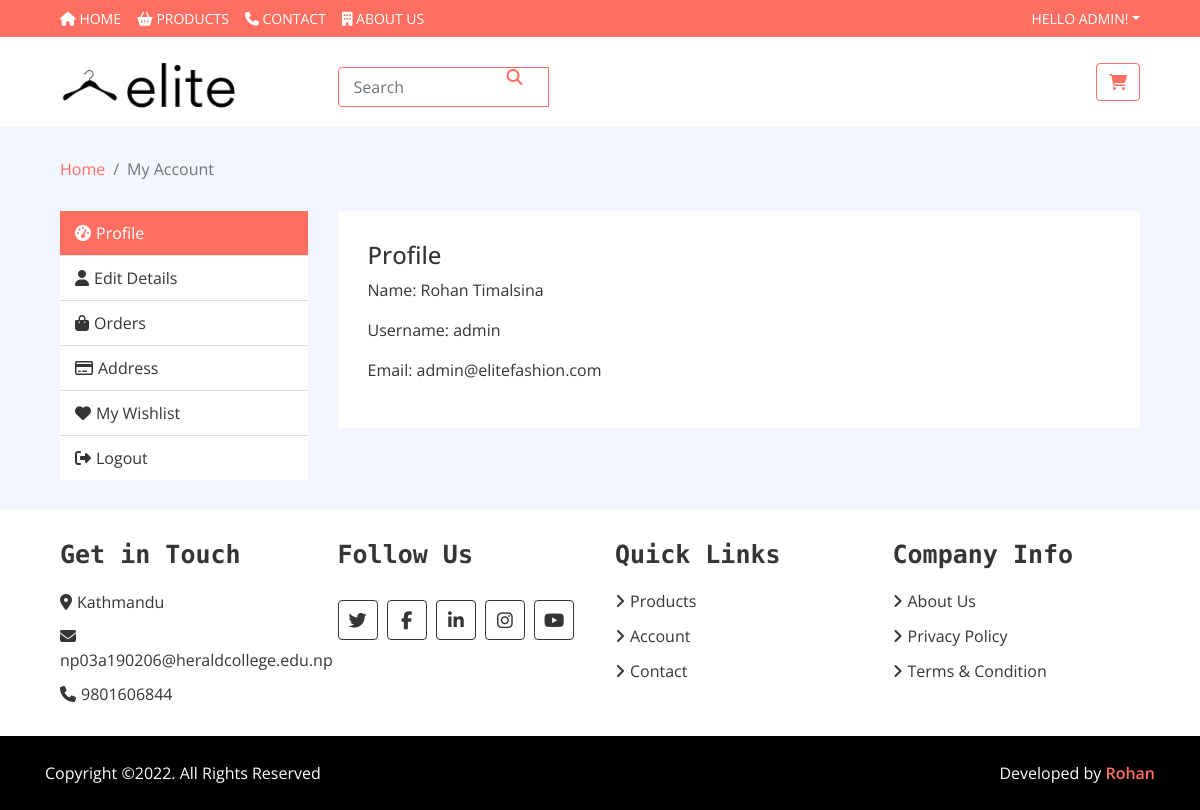
Screenshot of /myaccount/ (signed in) with the database file from the repository.
### store/models.py (models this page shows)
class Detail(models.Model):
    email = models.EmailField()
    contact = models.CharField(max_length=12)
    address = models.CharField(max_length=100)
    class Meta:
        verbose_name_plural='Details'

### accounts/views.py (the view)
# urls.py: path('myaccount/', views.myaccount, name="myaccount"),
def myaccount(request):
    details=Detail.objects.all().order_by('-id')
    orders = Order.objects.filter(user=request.user).order_by('-id')
    address = Address.objects.filter(user=request.user)
    if request.method=='POST':
        form=ProfileForm(request.POST,instance=request.user)
        if form.is_valid():
            form.save()
            messages.success(request, "Your profile has been updated.")
    form=ProfileForm(instance=request.user)
    return render(request, "accounts/myaccount.html",{'details':details,'orders':orders,'address':address,'form':form})

### accounts/forms.py
class ProfileForm(UserChangeForm):
	class Meta:
		model=User
		fields=('first_name','last_name','email','username')

### templates/accounts/myaccount.html (shortened to what this page needs)
{% extends 'base.html' %}
{% block content %}
{% load static %}
        <div class="breadcrumb-wrap">
            <div class="container-fluid">
                <ul class="breadcrumb">
                    <li class="breadcrumb-item"><a href="{% url 'home' %}">Home</a></li>
                    <li class="breadcrumb-item active">My Account</li>
                </ul>
            </div>
        </div>
        <div class="my-account">
            <div class="container-fluid">
                <div class="row">
                    <div class="col-md-3">
                        <div class="nav flex-column nav-pills" role="tablist" aria-orientation="vertical">
                            <a class="nav-link active" id="profile-nav" data-toggle="pill" href="#profile-tab" role="tab"><i class="fa fa-tachometer-alt"></i>Profile</a>
                            <a class="nav-link" id="account-nav" data-toggle="pill" href="#account-tab" role="tab"><i class="fa fa-user"></i>Edit Details</a>
                            <a class="nav-link" id="orders-nav" data-toggle="pill" href="#orders-tab" role="tab"><i class="fa fa-shopping-bag"></i>Orders</a>
                            <a class="nav-link" id="address-nav" data-toggle="pill" href="#address-tab" role="tab"><i class="fa fa-credit-card"></i>Address</a>
                            <a class="nav-link" id="wishlist-nav" href="{% url 'wishlist' %}" role="tab"><i class="fa fa-heart"></i>My Wishlist</a>
                            <a class="nav-link" href="{% url "signout" %}"><i class="fa fa-sign-out-alt"></i>Logout</a>
                        </div>
                    </div>
                    <div class="col-md-9">
                        <div class="tab-content">
                            <div class="tab-pane fade show active" id="profile-tab" role="tabpanel" aria-labelledby="profile-nav">
                                <h4>Profile</h4>
                                <div class="row">
                                    <div class="col-md-6">
                                        <p>Name: {{user.first_name}} {{user.last_name}}</p>
                                        <p>Username: {{user.username}}</p>
                                        <p>Email: {{user.email}}</p>
                                    </div>
                                    <div class="col-md-6">
                                    </div>
                                </div>
                            </div>
                        </div>
                    </div>
                </div>
            </div>
        </div>
{% endblock %}

### templates/base.html (shortened to what this page needs)
<!DOCTYPE html>
<html lang="en">
    {% load static %}
    <head>
        <link href="{% static "node_modules/bootstrap/dist/css/bootstrap.min.css" %}" rel="stylesheet">
        <link href="{% static "node_modules/@fortawesome/fontawesome-free/css/all.min.css" %}" rel="stylesheet">
        <link href="{% static 'css/style.css' %}" rel="stylesheet">
    </head>
    <body>
           <div class="nav">
                <div class="container-fluid">
                    <nav class="navbar navbar-expand-md bg-dark navbar-dark">
                    <div class="collapse navbar-collapse justify-content-between" id="navbarCollapse">
                        <div class="navbar-nav mr-auto">
                            <a class="nav-item nav-link {% block nav_item_home %}{% endblock nav_item_home %}" href='{% url "home" %}'><i class="fa fa-home" aria-hidden="true"></i> Home<span class="sr-only">(current)</span></a>
                            <a class="nav-item nav-link {% block nav_item_products %}{% endblock nav_item_products %}" href='{% url "product-list" %}'><i class="fa fa-shopping-basket" aria-hidden="true"></i> Products</a>
                            <a class="nav-item nav-link {% block nav_item_contact %}{% endblock nav_item_contact %}" href='{% url "contact" %}'><i class="fa fa-phone" aria-hidden="true"></i> Contact</a>
                            <a class="nav-item nav-link {% block nav_item_about %}{% endblock nav_item_about %}" href='{% url "about" %}'><i class="fa fa-building" aria-hidden="true"></i> About Us</a>
                        </div>
                        <div class="navbar-nav ml-auto">
                            <div class="nav-item dropdown">
                                {% if user.is_authenticated %}
                                <a href="#" class="nav-link dropdown-toggle" data-toggle="dropdown">Hello {{user.username}}!</a>
                                {% endif %}
                            </div>
                        </div>
                </nav>
               </div>
            </div>
        <div class="bottom-bar">
            <div class="container-fluid">
                <div class="row align-items-center">
                    <div class="col-md-3">
                        <div class="logo">
                            <a href="{% url "home" %}">
                                <img src="{% static "img/logo.png" %}" alt="Logo">
                            </a>
                        </div>
                    </div>
                    <div class="col-md-6">
                        <div class="search">
                                <form class="form-inline my-2 my-lg-0" action="/search">
                                    <div class="input-group">
                                        <input name="keyword" type="text" class="form-control" placeholder="Search">
                                        <div class="input-group-append">
                                          <button class="btn btn-dark" type="submit" id="button-addon2"><i class="fa fa-search"></i></button>
                                        </div>
                                      </div>
                                  </form>
                        </div>
                    </div>
                    <div class="col-md-3">
                        <div class="user">
                            <a href="{% url "cart" %}" class="btn cart">
                                <i class="fa fa-shopping-cart"></i>
                                 </a>
                        </div>
                    </div>
                </div>
            </div>
        </div>
        {% block content %}{% endblock %}
        <div class="footer">
            <div class="container-fluid">
                <div class="row">
                    {% for detail in details %}
                    <div class="col-lg-3 col-md-6">
                        <div class="footer-widget">
                            <h2>Get in Touch</h2>
                            <div class="contact-info">
                                <p><i class="fa fa-map-marker"></i>{{detail.address}}</p>
                                <p><i class="fa fa-envelope"></i>{{detail.email}}</p>
                                <p><i class="fa fa-phone"></i>{{detail.contact}}</p>
                            </div>
                        </div>
                    </div>
                    {% endfor %}
                    <div class="col-lg-3 col-md-6">
                        <div class="footer-widget">
                            <h2>Follow Us</h2>
                            <div class="contact-info">
                                <div class="social">
                                    <a href="http://www.twitter.com"><i class="fab fa-twitter"></i></a>
                                    <a href="http://www.facebook.com"><i class="fab fa-facebook-f"></i></a>
                                    <a href="http://www.linkedin.com"><i class="fab fa-linkedin-in"></i></a>
                                    <a href="http://www.instagram.com"><i class="fab fa-instagram"></i></a>
                                    <a href="http://www.youtube.com"><i class="fab fa-youtube"></i></a>
                                </div>
                            </div>
                        </div>
                    </div>
                    <div class="col-lg-3 col-md-6">
                        <div class="footer-widget">
                            <h2>Quick Links</h2>
                            <ul>
                                <li><a href="{% url "product-list" %}">Products</a></li>
                                <li><a href="{% url "myaccount" %}">Account</a></li>
                                <li><a href="{% url "contact" %}">Contact</a></li>
                            </ul>
                        </div>
                    </div>
                    <div class="col-lg-3 col-md-6">
                        <div class="footer-widget">
                            <h2>Company Info</h2>
                            <ul>
                                <li><a href="{% url 'about' %}">About Us</a></li>
                                <li><a href="{% url 'privacy-policy' %}">Privacy Policy</a></li>
                                <li><a href="{% url 'terms' %}">Terms & Condition</a></li>
                            </ul>
                        </div>
                    </div>
                </div>
            </div>
        </div>
        <div class="footer-bottom">
            <div class="container">
                <div class="row">
                    <div class="col-md-6 copyright">
                        <p>Copyright &copy;2022. All Rights Reserved</p>
                    </div>
                    <div class="col-md-6 template-by">
                        <p>Developed by <a href="http://www.rohantimalsina.com.np">Rohan</a></p>
                    </div>
                </div>
            </div>
        </div>
    </body>
</html>

### static/css/style.css (style rules this page uses)
body { color: #353535; font-family: 'Open Sans', sans-serif; font-weight: 400; background: #f3f6ff; }
a { color: #FF6F61; }
h2 { font-family: 'Source Code Pro', monospace; font-weight: 700; }
@media (min-width: 992px) { .container-fluid { padding-right: 60px; padding-left: 60px; } }
.form-control, .custom-select { width: 100%; height: 35px; padding: 0 15px; color: #999999; border: 1px solid #dddddd; margin-bottom: 15px }
.btn { color: #FF6F61; background: #ffffff; border: 1px solid #FF6F61; }
.nav { position: relative; }
@media (min-width: 992px) { .nav .container-fluid { padding-left: 52px; padding-right: 52px; } }
.nav .navbar { height: 100%; padding: 0; }
@media (min-width: 768px) { .nav, .nav .navbar { background: #FF6F61 !important; } }
@media (min-width: 768px) { .nav .navbar-dark a.nav-link { color: #ffffff; font-size: 14px; text-transform: uppercase; } }
.bottom-bar { padding: 15px 0; background: #ffffff; margin-bottom: 30px; }
.bottom-bar .logo { text-align: left; overflow: hidden; }
.bottom-bar .logo a img { max-height: 60px; }
.bottom-bar .search { width: 100%; }
.bottom-bar .search input[type=text] { width: 100%; height: 40px; padding: 0 15px; color: #666666; border: 1px solid #FF6F61; border-radius: 4px; }
.bottom-bar .search button { position: absolute; width: 40px; height: 38px; top: 1px; right: 16px; padding: 0 15px; border: none; background: none; color: #FF6F61; border-radius: 0 2px 2px 0; }
.bottom-bar .user { font-size: 0; text-align: right; }
.bottom-bar .user .cart i, .bottom-bar .user .wishlist i { color: #FF6F61; }
@media (min-width: 768px) { .bottom-bar { max-height: 90px; } }
.breadcrumb-wrap { position: relative; width: 100%; }
.breadcrumb-wrap .breadcrumb { margin: 0; padding: 0; background: transparent; }
.footer { position: relative; padding: 30px 0 0 0; background: #ffffff; }
.footer .footer-widget { position: relative; width: 100%; margin-bottom: 30px; }
.footer .footer-widget h2 { font-size: 25px; white-space: nowrap; margin-bottom: 20px; }
.footer .footer-widget ul { margin: 0; padding: 0; list-style: none; }
.footer .footer-widget ul li { margin-bottom: 12px; }
.footer .footer-widget ul li:last-child { margin-bottom: 0; }
.footer .footer-widget ul li a { color: #353535; white-space: nowrap; display: block; line-height: 23px; transition: all .3s; }
.footer .footer-widget ul li a::before { content: '\f105'; font-family: 'Font Awesome 5 Free'; font-weight: 900; padding-right: 5px; }
.footer .contact-info p { margin-bottom: 10px; font-size: 16px; }
.footer .contact-info p i { margin-right: 5px; }
.footer .social { position: relative; width: 100%; }
.footer .social a { display: inline-block; margin: 10px 5px 0 0; width: 40px; height: 40px; padding: 6px 0; text-align: center; font-size: 18px; color: #353535; border: 1px solid #353535; border-radius: 4px; transition: all .3s; }
.footer-bottom { position: relative; padding: 25px 0; background: #000000; }
.footer-bottom .copyright { text-align: left; }
.footer-bottom .template-by { text-align: right; }
.footer-bottom .copyright p, .footer-bottom .template-by p { color: #ffffff; font-weight: 400; margin: 0; }
.footer-bottom .copyright p a, .footer-bottom .template-by p a { font-weight: 600; }
.my-account { position: relative; padding: 30px 0; }
.my-account .nav.nav-pills .nav-link { padding: 10px 15px; color: #353535; background: #ffffff; border-radius: 0; border-bottom: 1px solid #dddddd; transition: all .3s; }
.my-account .nav.nav-pills .nav-link:last-child { border-bottom: none; }
.my-account .nav.nav-pills .nav-link:hover, .my-account .nav.nav-pills .nav-link.active { color: #ffffff; background: #FF6F61; }
.my-account .nav.nav-pills .nav-link i { margin-right: 5px; }
.my-account .tab-content { padding: 30px; background: #ffffff; }

### templates/accounts/myaccount.html (style rules this page uses)
input[type=text], input[type=email], textarea { width: 100%; padding: 6px 10px; margin: 10px 0; display: inline-block; }

### rows the page displays
Detail: address "Kathmandu", email "np03a190206@heraldcollege.edu.np", contact "9801606844"

### other values shown
{{ user.username }} "ADMIN"
{{ user.first_name }} "Rohan"
{{ user.last_name }} "Timalsina"
{{ user.username }} "admin"
{{ user.email }} "admin@elitefashion.com"
